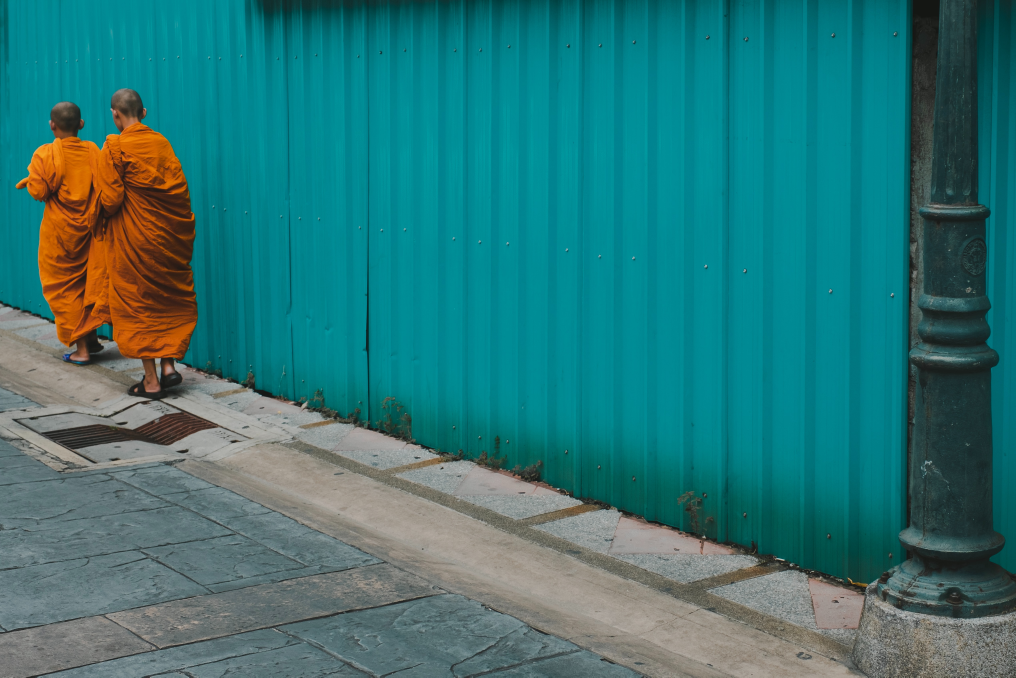
#> input picture Q2/input.jpg, 5079 x 3386 px (shown at 1/5 size)
$ python kmeans.py
#> lines starting #> are read from the running program, lines starting #| are printed output that depends on the picture
#> the answer given: 3
#> the answer given: 3
from PIL import Image  #1
import numpy as np  #2
def compute_rate(labels,K):  #3
    prob=np.array([(labels==i).mean() for i in range(K)])  #4
    prob=np.maximum(prob,1e-12)  #5
    rate=-np.log2(prob)  #6
    return rate  #7
def rd_kmeans(pixels,K,lam,iters=10):  #8
    N=len(pixels)  #9
    idx=np.random.choice(N,K,replace=False)  #10
    centroids=pixels[idx]  #11
    labels=np.zeros(N,dtype=int)  #12
    for _ in range(iters):  #13
        rate=compute_rate(labels,K)  #14
        D=np.sum((pixels[:,None]-centroids[None,:])**2,axis=2)  #15
        RD_cost=D+lam*rate  #16
        labels=np.argmin(RD_cost,axis=1)  #17
        new_cent=[]  #18
        for k in range(K):  #19
            pts=pixels[labels==k]  #20
            if len(pts)==0:  #21
                new_cent.append(centroids[k])  #22
            else:  #23
                new_cent.append(pts.mean(axis=0))  #24
        centroids=np.array(new_cent)  #25
    return centroids,labels  #26
def run(image_path,K,lam):  #27
#> called with image_path = 'input.jpg', K = 3, lam = 3
    img=Image.open(image_path).convert("RGB")  #28
#> img is the input picture: PIL image 5079x3386 RGB; mean R, G, B 46.8, 118.1, 118.4
    img=img.resize((400,400))  # NEW: Speed up by reducing image size
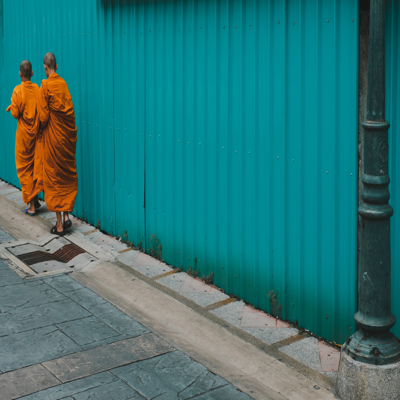
#> img: PIL image 400x400 RGB; mean R, G, B 46.8, 118.1, 118.4
    arr=np.array(img)  #29
    H,W=arr.shape[:2]  #30
#> H = 400; W = 400
    pixels=arr.reshape(-1,3).astype(float)  #31
    cent,lbl=rd_kmeans(pixels,K,lam)  #32
#> in rd_kmeans, `N=len(pixels)`: N = 160000
#> in rd_kmeans, `idx=np.random.choice(N,K,replace=False)`: idx = [100596, 92145, 5652]
#> in rd_kmeans, `centroids=pixels[idx]`: centroids = [[1, 117, 117], [1, 81, 83], [0, 142, 150]]
#> the loop in rd_kmeans, `for _ in range(iters):` made 10 passes
#> (prob in compute_rate, rate) on passes 2 to 10: ([0.313, 0.214, 0.473], [1.68, 2.23, 1.08]), ([0.316, 0.186, 0.498], [1.66, 2.43, 1.01]), ([0.294, 0.17, 0.536], [1.77, 2.55, 0.901]), ([0.298, 0.165, 0.537], [1.75, 2.6, 0.897]), ([0.302, 0.164, 0.533], [1.73, 2.61, 0.907]), ([0.305, 0.165, 0.53], [1.71, 2.6, 0.916]), ([0.307, 0.165, 0.528], [1.7, 2.6, 0.922]), ([0.308, 0.166, 0.526], [1.7, 2.59, 0.926]), ([0.308, 0.166, 0.526], [1.7, 2.59, 0.928])
#> cent = [[129, 127.1, 117.1], [40.23, 62.29, 56.36], [0.489, 130.4, 138.8]]
    out=cent[lbl].reshape(H,W,3).astype(np.uint8)  #33
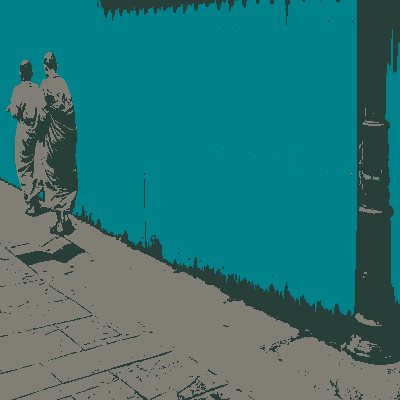
#> out: shape (400, 400, 3); mean of channels 0, 1, 2 46.5, 117.8, 117.9; drawn as R, G, B
    Image.fromarray(out).save("rd_output.jpg")  #34
    print("Saved → rd_output.jpg")  #35
K=int(input("Enter the no.of colors: "))  #36
lam=float(input("Enter trade-off factor: "))  #37
run("input.jpg",K,lam)  #38

#1  Import Image from PIL to load and save images.
#2  Import NumPy for numerical operations.
#3  Define function to compute rate (entropy-based cost).
#4  Compute probability of each cluster.
#5  Avoid log(0) by enforcing a minimum probability.
#6  Compute rate term R = -log2(p).
#7  Return rate array.
#8  Define Rate–Distortion K-means function.
#9  Total number of pixels.
#10 Randomly choose K initial centroids.
#11 Initialize centroids from random pixels.
#12 Initialize labels array for clusters.
#13 Loop for the specified number of iterations.
#14 Compute rate term using current labels.
#15 Compute distortion (squared distance) between pixels and centroids.
#16 Combine distortion with λ × rate to form RD cost.
#17 Assign each pixel to the lowest RD cost cluster.
#18 Prepare new centroid list.
#19 Loop through each cluster.
#20 Extract pixels belonging to cluster k.
#21 Check if cluster is empty.
#22 If empty, keep previous centroid.
#23 Otherwise compute new centroid.
#24 New centroid is mean of cluster pixels.
#25 Update centroids array.
#2

$ run again, with Q3/input.jpg copied over Q2/input.jpg
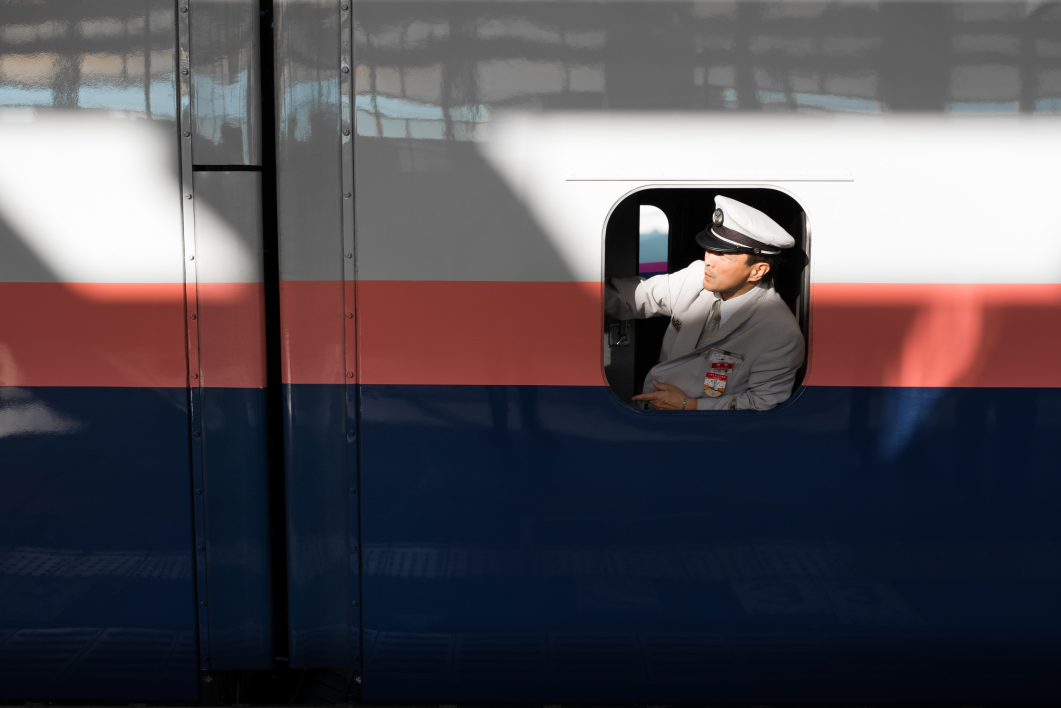
#> input picture Q3/input.jpg, 5305 x 3537 px (shown at 1/5 size)
#> in run, img is the input picture: PIL image 5305x3537 RGB; mean R, G, B 83.5, 79, 85.6
#> in run, `img=img.resize((400,400))`:
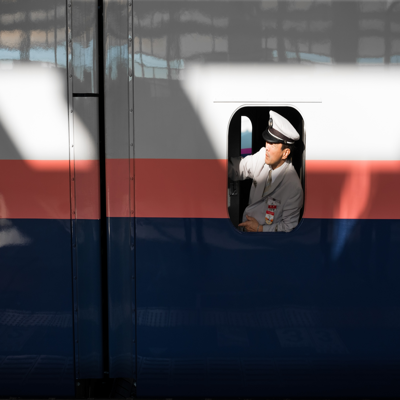
#> img: PIL image 400x400 RGB; mean R, G, B 83.5, 79, 85.6
#> N = 160000
#> idx = [100596, 92145, 5652]
#> centroids = [[8, 22, 43], [34, 41, 59], [120, 120, 118]]
#> the loop in rd_kmeans, `for _ in range(iters):` made 10 passes
#> (prob in compute_rate, rate) on passes 2 to 9: ([0.46, 0.0739, 0.467], [1.12, 3.76, 1.1]), ([0.474, 0.24, 0.286], [1.08, 2.06, 1.81]), ([0.48, 0.332, 0.188], [1.06, 1.59, 2.41]), ([0.483, 0.357, 0.161], [1.05, 1.49, 2.64]), ([0.484, 0.362, 0.154], [1.05, 1.46, 2.7]), ([0.485, 0.364, 0.152], [1.04, 1.46, 2.72]), ([0.485, 0.364, 0.151], [1.04, 1.46, 2.72]), ([0.485, 0.364, 0.151], [1.04, 1.46, 2.72])
#> cent = [[10.01, 19.54, 35.15], [118.1, 93.79, 91.67], [235.7, 233.8, 233]]
#> in run, `out=cent[lbl].reshape(H,W,3).astype(np.uint8)`:
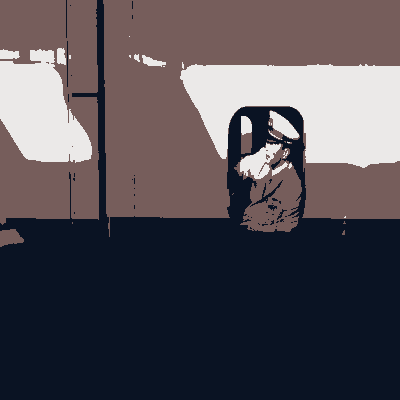
#> out: shape (400, 400, 3); mean of channels 0, 1, 2 83.3, 78.3, 85.2; drawn as R, G, B
